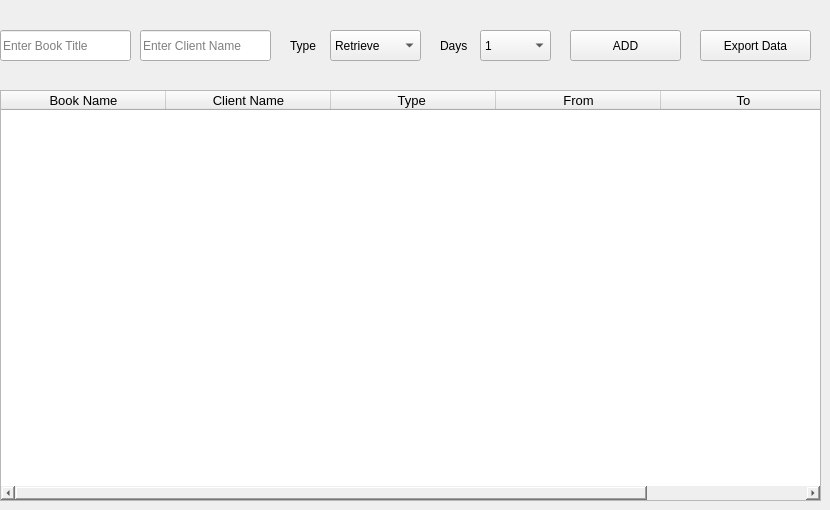
    <widget class="QWidget" name="tab_3">
     <attribute name="title">
      <string>tab</string>
     </attribute>
     <widget class="QTableWidget" name="Day_Table">
      <property name="geometry">
       <rect>
        <x>0</x>
        <y>90</y>
        <width>821</width>
        <height>411</height>
       </rect>
      </property>
      <property name="font">
       <font>
        <pointsize>10</pointsize>
       </font>
      </property>
      <property name="styleSheet">
       <string notr="true">border-color: rgb(92, 53, 102);
alternate-background-color: rgb(114, 159, 207);</string>
      </property>
      <attribute name="horizontalHeaderDefaultSectionSize">
       <number>165</number>
      </attribute>
      <attribute name="horizontalHeaderStretchLastSection">
       <bool>false</bool>
      </attribute>
      <column>
       <property name="text">
        <string>Book Name</string>
       </property>
      </column>
      <column>
       <property name="text">
        <string>Client Name</string>
       </property>
      </column>
      <column>
       <property name="text">
        <string>Type </string>
       </property>
      </column>
      <column>
       <property name="text">
        <string>From</string>
       </property>
      </column>
      <column>
       <property name="text">
        <string>To</string>
       </property>
      </column>
     </widget>
     <widget class="QLineEdit" name="DayBookTitle_TextBox">
      <property name="geometry">
       <rect>
        <x>0</x>
        <y>30</y>
        <width>131</width>
        <height>31</height>
       </rect>
      </property>
      <property name="text">
       <string/>
      </property>
      <property name="placeholderText">
       <string>Enter Book Title</string>
      </property>
     </widget>
     <widget class="QComboBox" name="DayOperation_ComboBox">
      <property name="geometry">
       <rect>
        <x>330</x>
        <y>30</y>
        <width>91</width>
        <height>31</height>
       </rect>
      </property>
      <property name="layoutDirection">
       <enum>Qt::LeftToRight</enum>
      </property>
      <item>
       <property name="text">
        <string>Retrieve</string>
       </property>
      </item>
      <item>
       <property name="text">
        <string>Rent</string>
       </property>
      </item>
     </widget>
     <widget class="QPushButton" name="DayAdd_Button">
      <property name="geometry">
       <rect>
        <x>570</x>
        <y>30</y>
        <width>111</width>
        <height>31</height>
       </rect>
      </property>
      <property name="text">
       <string>ADD</string>
      </property>
     </widget>
     <widget class="QComboBox" name="DayDays_ComboBox">
      <property name="geometry">
       <rect>
        <x>480</x>
        <y>30</y>
        <width>71</width>
        <height>31</height>
       </rect>
      </property>
      <item>
       <property name="text">
        <string>1</string>
       </property>
      </item>
      <item>
       <property name="text">
        <string>2</string>
       </property>
      </item>
      <item>
       <property name="text">
        <string>3</string>
       </property>
      </item>
      <item>
       <property name="text">
        <string>4</string>
       </property>
      </item>
      <item>
       <property name="text">
        <string>5</string>
       </property>
      </item>
      <item>
       <property name="text">
        <string>6</string>
       </property>
      </item>
      <item>
       <property name="text">
        <string>7</string>
       </property>
      </item>
      <item>
       <property name="text">
        <string>8</string>
       </property>
      </item>
      <item>
       <property name="text">
        <string>9</string>
       </property>
      </item>
      <item>
       <property name="text">
        <string>10</string>
       </property>
      </item>
     </widget>
     <widget class="QLabel" name="label">
      <property name="geometry">
       <rect>
        <x>290</x>
        <y>30</y>
        <width>41</width>
        <height>31</height>
       </rect>
      </property>
      <property name="text">
       <string>Type</string>
      </property>
     </widget>
     <widget class="QLabel" name="label_2">
      <property name="geometry">
       <rect>
        <x>440</x>
        <y>30</y>
        <width>41</width>
        <height>31</height>
       </rect>
      </property>
      <property name="text">
       <string>Days</string>
      </property>
     </widget>
     <widget class="QLineEdit" name="DayBookTitle_TextBox_2">
      <property name="geometry">
       <rect>
        <x>140</x>
        <y>30</y>
        <width>131</width>
        <height>31</height>
       </rect>
      </property>
      <property name="text">
       <string/>
      </property>
      <property name="placeholderText">
       <string>Enter Client Name</string>
      </property>
     </widget>
     <widget class="QPushButton" name="DayAdd_Button_2">
      <property name="geometry">
       <rect>
        <x>700</x>
        <y>30</y>
        <width>111</width>
        <height>31</height>
       </rect>
      </property>
      <property name="text">
       <string>Export Data</string>
      </property>
     </widget>
     <zorder>DayBookTitle_TextBox</zorder>
     <zorder>DayOperation_ComboBox</zorder>
     <zorder>DayAdd_Button</zorder>
     <zorder>DayDays_ComboBox</zorder>
     <zorder>label</zorder>
     <zorder>label_2</zorder>
     <zorder>Day_Table</zorder>
     <zorder>DayBookTitle_TextBox_2</zorder>
     <zorder>DayAdd_Button_2</zorder>
    </widget>
